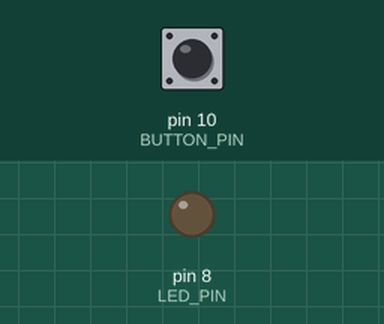
Bench run of a sketch on a simulated Arduino Uno, built with avr-gcc and run on an emulated ATmega328P. Shown: output pins drawn as LEDs (lit = HIGH). Inputs (shaded band) come from the test bench; at power-on: pin 10 (BUTTON_PIN) LOW.

Above: at 1.2 s.
1.3 s: pin 10 (BUTTON_PIN) pulled HIGH for 0.15 s
At 2.1 s:
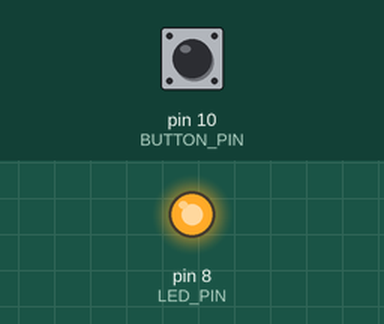
2.9 s: pin 10 (BUTTON_PIN) pulled HIGH for 1 s
At 4.5 s:
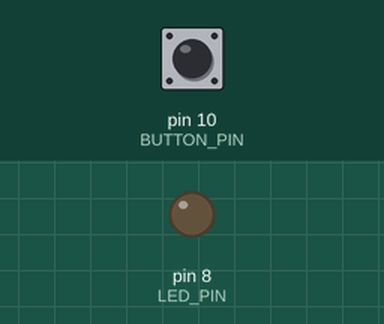
5.4 s: pin 10 (BUTTON_PIN) pulled HIGH for 3.2 s
At 9.3 s:
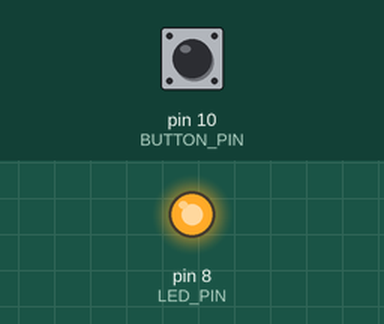
Timing chart, 0 to 10.8 s (numbered marks = the images above; inputs shaded):
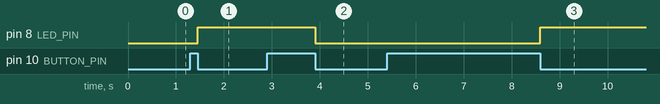

The sketch:

simple_button.ino
```cpp
#define LED_PIN 8
#define BUTTON_PIN 10
int lastButtonState = LOW;
int ledState = LOW;
void setup() {
  pinMode(LED_PIN, OUTPUT);
  pinMode(BUTTON_PIN, INPUT);
}
void loop(){
int buttonState = digitalRead(BUTTON_PIN);
if (buttonState !=lastButtonState){
  lastButtonState = buttonState;
  if (buttonState == LOW){
      if (ledState == HIGH) {
        ledState = LOW;
        } else {
          ledState = HIGH;
        }
        digitalWrite(LED_PIN, ledState);
  }
  }
}
```

Measured:
- after the input at 1.3 s, pin 8 (LED_PIN): LOW → HIGH after 0.15 s
- after the input at 2.9 s, pin 8 (LED_PIN): HIGH → LOW after 1.0 s
- after the input at 5.4 s, pin 8 (LED_PIN): LOW → HIGH after 3.2 s
